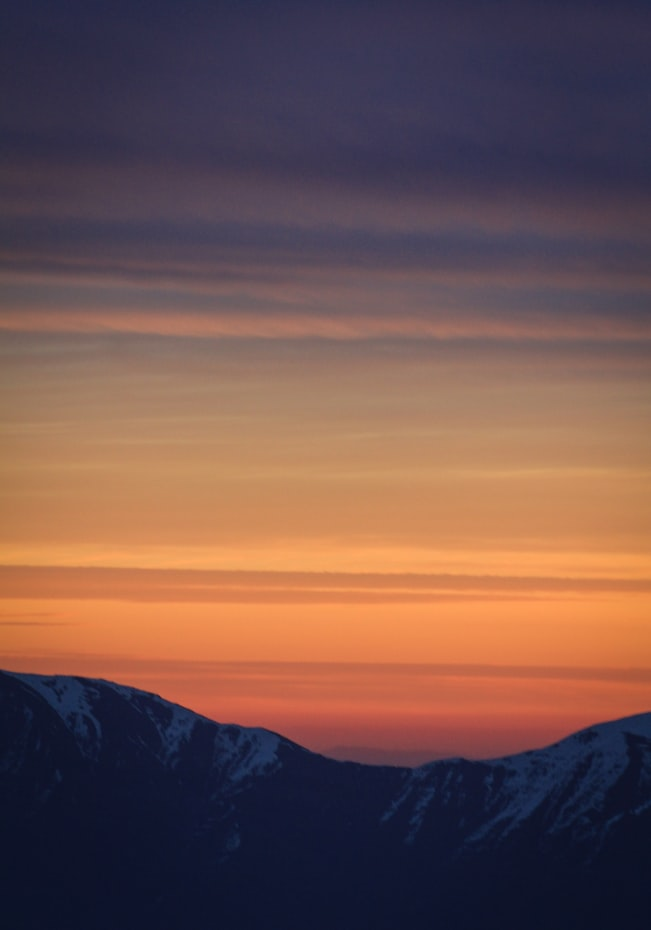
#> input picture compression/data/testimag.jpeg, 651 x 930 px
$ python lossycompression.py
#> lines starting #> are read from the running program, lines starting #| are printed output that depends on the picture
#> further down, img is the input picture: shape (930, 651, 3); mean B, G, R 77.5, 81.5, 112.1
#> in image_colorCompress, `Y =  cv2.cvtColor(img, cv2.COLOR_BGR2YCR_CB)`: Y: shape (930, 651, 3); mean of channels 0, 1, 2 90.2, 143.6, 120.8
#> in image_colorCompress, `C = Y * 0`: C: shape (930, 651, 3); every value is 0
import os
import cv2
import math
import numpy as np
N = 8
from scipy.fftpack import dct, idct

#Huffman coding is not implemented. Huffman coding needs to be done after Quantization to observe size reduction
# implement 2D DCT
def dct2(a):
    return dct(dct(a.T, norm='ortho').T, norm='ortho')

# implement 2D IDCT
def idct2(a):
    return idct(idct(a.T, norm='ortho').T, norm='ortho')
def img_inverse_transform(img):

    # DCT will split image into 8*8 blocks which is followed by jpeg. Will use default

    rows, cols = img.shape
    # ceiling will remove some data better is floow
    NR = math.floor(rows / N)
    NC = math.floor(cols / N)

    image = np.zeros(img.shape)
    for i in range(1, NR):
        for j in range(1, NC):
            subm = img[N * (i - 1): (N * i), N * (j - 1): (N * j)]
            out = idct2(subm)
            image[N * (i - 1): (N * i), (N * (j - 1)): (N * j)] = out
    print("inverse")
    print(image)
    image = np.uint8(np.round(image))
    return image

def img_transform(img):

    print("before transform")
    print(img)
#> (printed output is left out)

    #DCT will split image into 8*8 blocks which is followed by jpeg. Will use default

    rows,cols = img.shape
#> rows = 930; cols = 651
    #ceiling will remove some data better is floow
    NR = math.floor(rows/N)
#> NR = 116
    NC = math.floor(cols/N)
#> NC = 81

    T = np.zeros(img.shape)
    #Apply default DCT opencv
    for i in range(1, NR):
        for j in range(1, NC):
            r = (N*(i-1),(N*i))
            c = (N*(j-1), (N*j))
            subm = img[N*(i-1) : (N*i), N*(j-1) : (N*j)]
            out  = dct2(subm)
            T[N * (i - 1): (N * i), (N * (j - 1)): (N * j)] = out
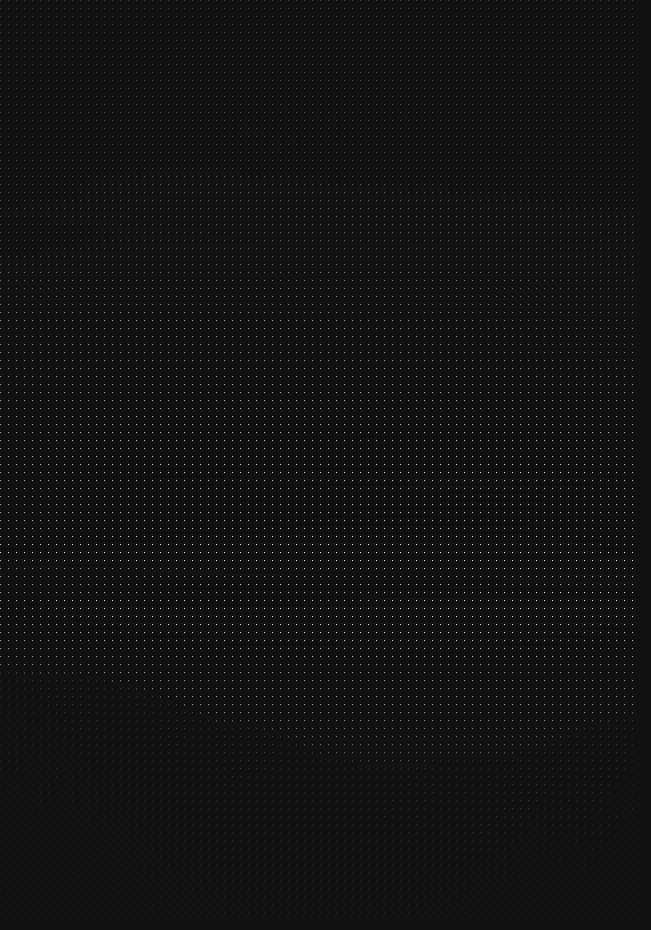
#> T: shape (930, 651) float64; min -111.4, max 1486, mean 11.1; drawn with min black and max white
    print("transform")
    print(T)
#> (printed output is left out)
    return T

def img_quantize(img):

    rows, cols = img.shape
#> rows = 930; cols = 651
    NR = math.floor(rows / N)
#> NR = 116
    NC = math.floor(cols / N)
#> NC = 81
    Q = np.zeros(img.shape)

    Qm = [
            [16, 11, 10, 16, 24, 40, 51, 61],
            [12, 12, 14, 19, 26, 58, 60, 55],
            [14, 13, 16, 24, 40, 57, 69, 56],
            [14, 17, 22, 29, 51, 87, 80, 62],
            [18, 22, 37, 56, 68, 109, 103, 77],
            [24, 35, 55, 64, 81, 104, 113, 92],
            [49, 64, 78, 87, 103, 121, 120, 101],
            [72, 92, 95, 98, 112, 100, 103, 99]
          ]
    for r in range(1, NR):
        for c in range(1, NC):
            subm = np.float64(img[N * (r - 1): (N * r),  N * (c - 1): (N * c)])
            Q[N * (r - 1): (N * r),  N * (c - 1): (N * c)]  = np.multiply(np.round(subm/ Qm), Qm)

    return Q


def image_colorCompress(img):
    #imag should be bgr format
    Y =  cv2.cvtColor(img, cv2.COLOR_BGR2YCR_CB)
    C = Y * 0
    C[:,:, 0] = img_inverse_transform(img_quantize(img_transform(Y[:,:, 0])))
#> in img_inverse_transform, `rows, cols = img.shape`: rows = 930; cols = 651
#> in img_inverse_transform, `NR = math.floor(rows / N)`: NR = 116
#> in img_inverse_transform, `NC = math.floor(cols / N)`: NC = 81
#> after the loop in img_inverse_transform, `for i in range(1, NR):`:
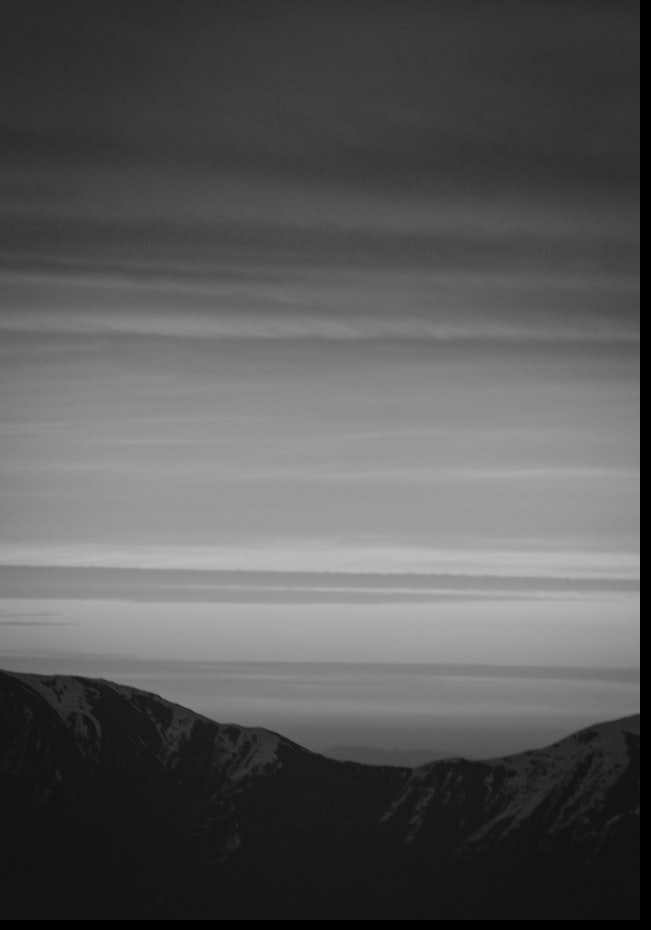
#> image: shape (930, 651) float64; min 0, max 188.2, mean 88.7
#> (printed output is left out)
#> C: shape (930, 651, 3); mean of channels 0, 1, 2 88.7, 0, 0
    C[:, :, 1] = img_inverse_transform(img_quantize(img_transform(Y[:, :, 1])))
#> (printed output is left out)
#> (printed output is left out)
#> after the loop in img_inverse_transform (call 2), `for i in range(1, NR):`:
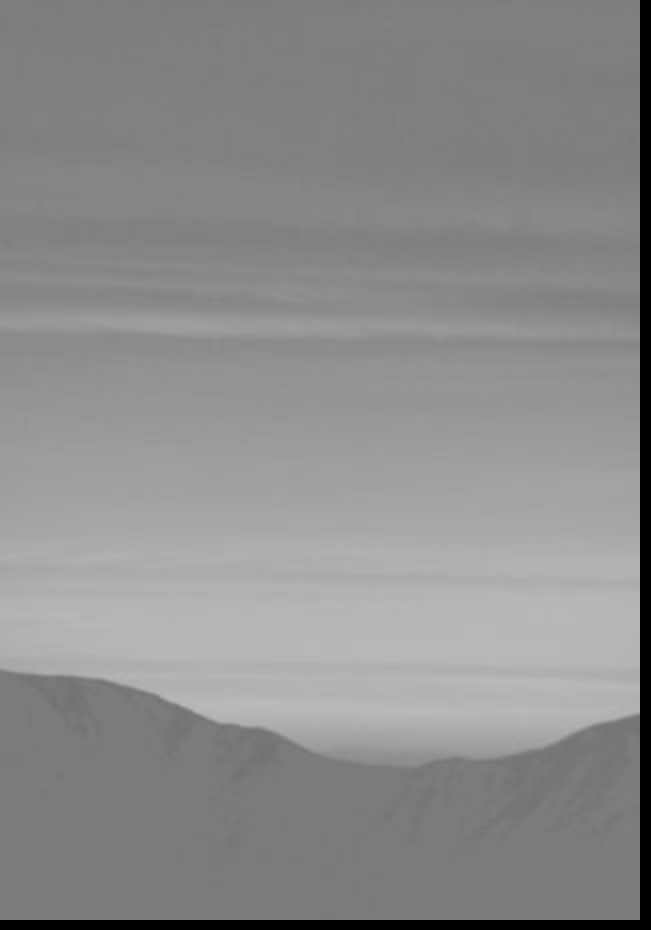
#> image: shape (930, 651) float64; min 0, max 189.9, mean 140.1
#> (printed output is left out)
#> C: shape (930, 651, 3); mean of channels 0, 1, 2 88.7, 140.1, 0
    C[:, :, 2] = img_inverse_transform(img_quantize(img_transform(Y[:, :, 2])))
#> (printed output is left out)
#> after the loop in img_transform (call 3), `for i in range(1, NR):`:
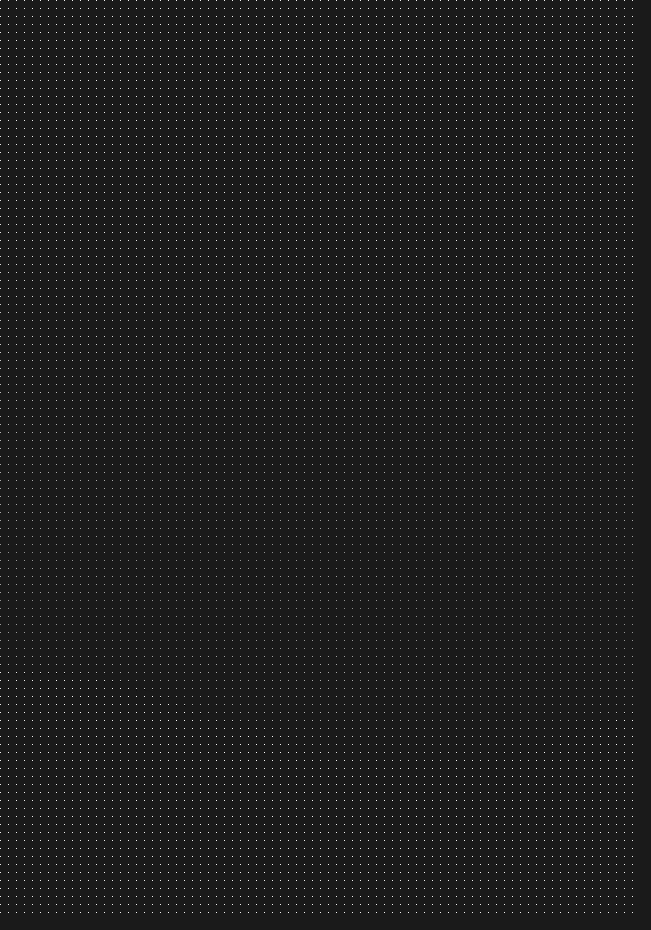
#> T: shape (930, 651) float64; min -137.1, max 1202.5, mean 14.7; drawn with min black and max white
#> (printed output is left out)
#> after the loop in img_inverse_transform (call 3), `for i in range(1, NR):`:
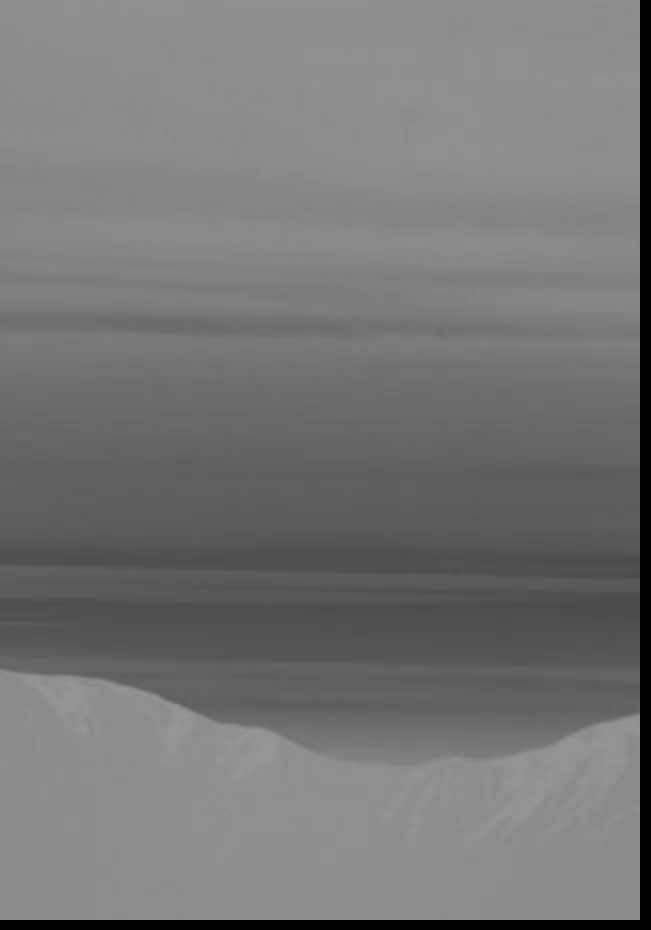
#> image: shape (930, 651) float64; min 0, max 153.6, mean 117.4
#> (printed output is left out)
#> C: shape (930, 651, 3); mean of channels 0, 1, 2 88.7, 140.1, 117.4
    #C = cv2.cvtColor(C, cv2.COLOR_YCR_CB2BGR)
    return cv2.cvtColor(C, cv2.COLOR_YCR_CB2BGR)
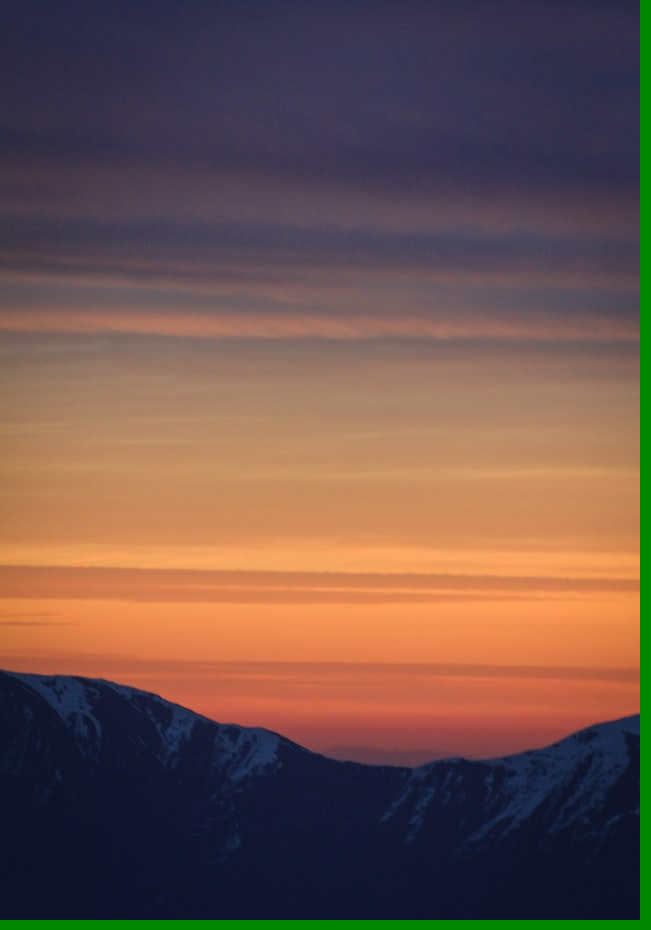
#> returned value: shape (930, 651, 3); mean B, G, R 76.2, 83.7, 110.6

img_path = os.path.join(os.getcwd(), 'data/testimag.jpeg')
img = cv2.imread(img_path)
#get the image and show it in opencv window
cv2.imshow('uncompressedimage', img)
img_compressed = image_colorCompress(img)
cv2.imshow('compressedimage', img_compressed)

cv2.waitKey(0)
